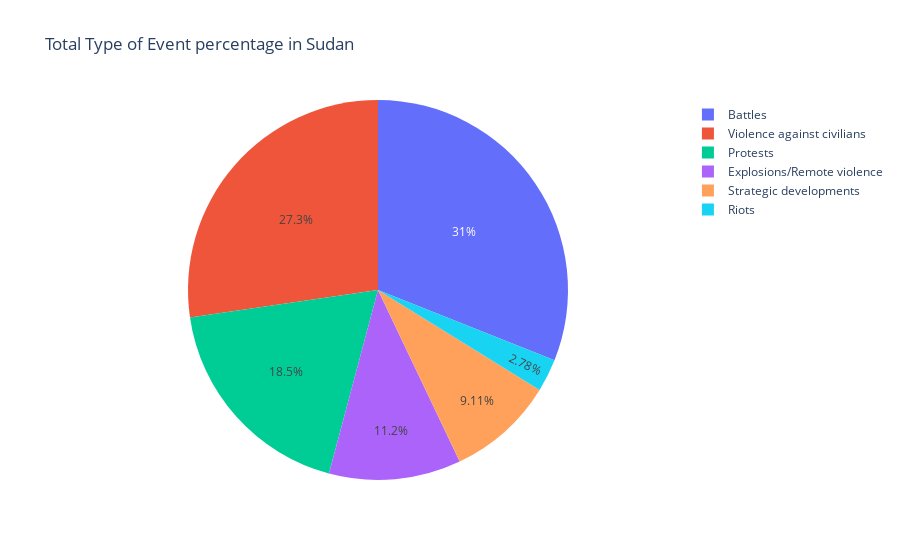

The notebook cell this image was saved under:
### Markdown cell above
_There is intermittent trends of violent incidents in Sudan. The period between 2005 and 2010 had the lowest count of violent incidents._ 

_The second decade (2010-2020), and the third decade (2020 -Present) had the highest number of violent incidents._

### Code cell
import plotly.express as px

# Calculate the value counts of event types
event_type = df_2["event_type"].value_counts()

# Create a pie chart using Plotly
fig = px.pie(event_type, values=event_type.values, names=event_type.index, title='Total Type of Event percentage in Sudan')

# Show the plot
fig.show()

### Figure 1 — Plotly figure (JSON) as saved in the notebook; plotly's stock layout.template omitted (floating-point values rounded to 4 significant figures)
{"data": [{"domain": {"x": [0, 1], "y": [0, 1]}, "hovertemplate": "index=%{label}<br>value=%{value}<extra></extra>", "labels": ["Battles", "Violence against civilians", "Protests", "Explosions/Remote violence", "Strategic developments", "Riots"], "legendgroup": "", "name": "", "showlegend": true, "type": "pie", "values": [10392, 9143, 6208, 3760, 3051, 930]}], "layout": {"legend": {"tracegroupgap": 0}, "title": {"text": "Total Type of Event percentage in Sudan"}}}
